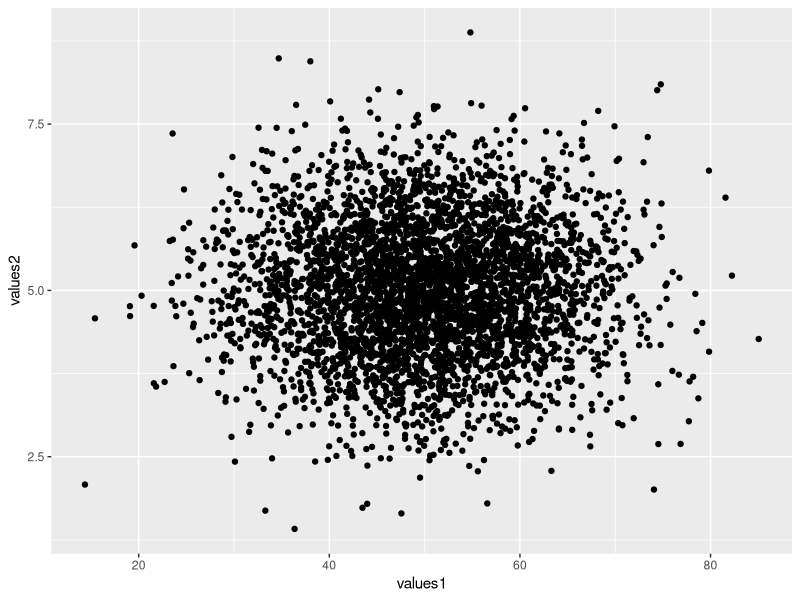
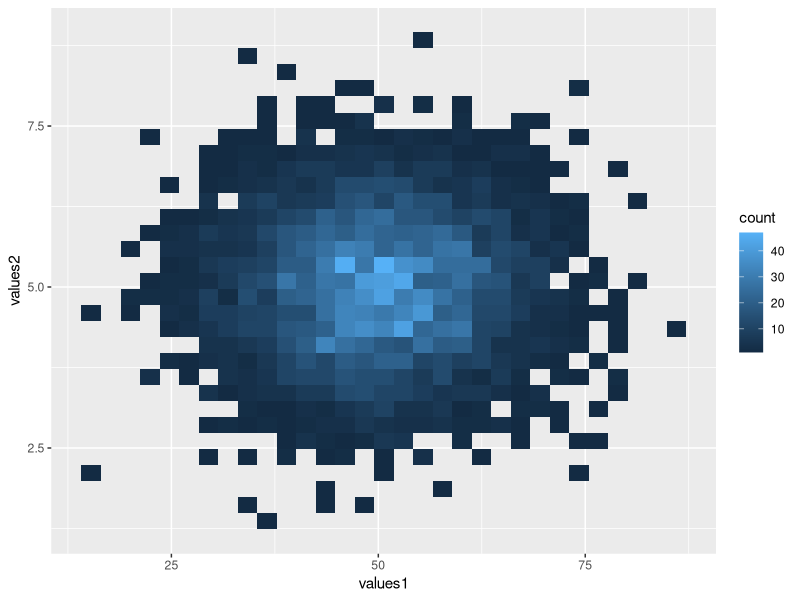
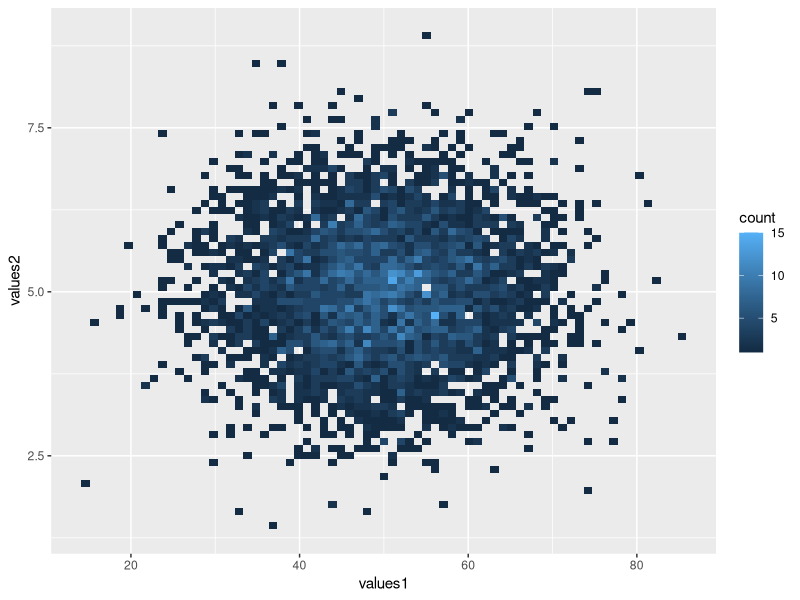
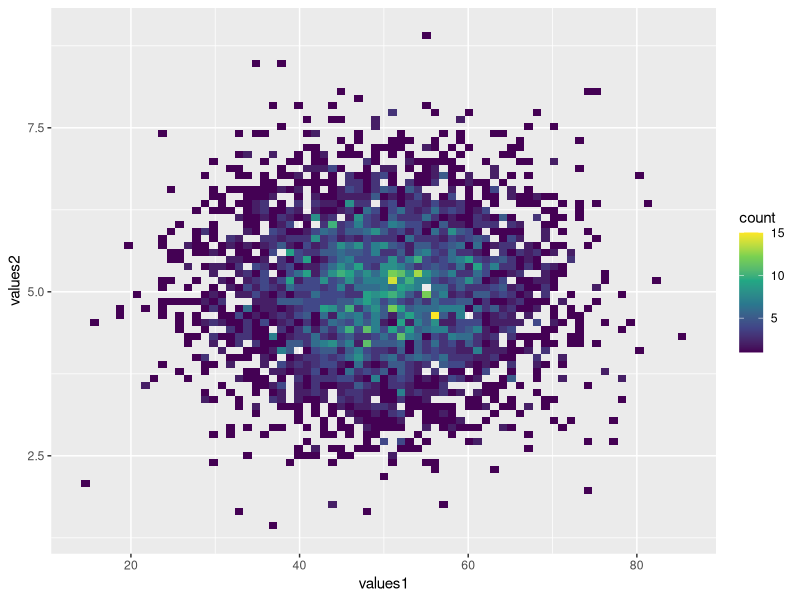

The R source for these figures, in order:
## ---- chunk 1
knitr::opts_chunk$set(echo = TRUE, fig.align = "center")

# title: Creating a 2D histogram
# author: jonathan
# revised: 17/3/2020

WEB <- c("https://bioceed.uib.no/dropfolder/bioSTATS/Rmd/Visualizing/Simple/2D-histogram.html")
GIT <- c("https://github.com/jonathansoule/biostats/blob/master/Visualizing/Simple/2D-histogram.Rmd")
library(ggplot2)
# variable 1
values1 <- rnorm(4000, mean = 50, sd = 10)
# variable 2
values2 <- rnorm(4000, mean = 5, sd = 1)
## ---- chunk 2
# dataframe
df <- data.frame(values1, values2)
str(df)
## ---- chunk 3
ggplot(df, aes(values1, values2)) +
  geom_point()
## ---- chunk 4
ggplot(df, aes(values1, values2)) +
  geom_bin2d()
## ---- chunk 5
ggplot(df, aes(values1, values2)) +
  geom_bin2d(bins = 70)
## ---- chunk 6
ggplot(df, aes(values1, values2)) +
  geom_bin2d(bins = 70) +
  scale_fill_viridis_c()
